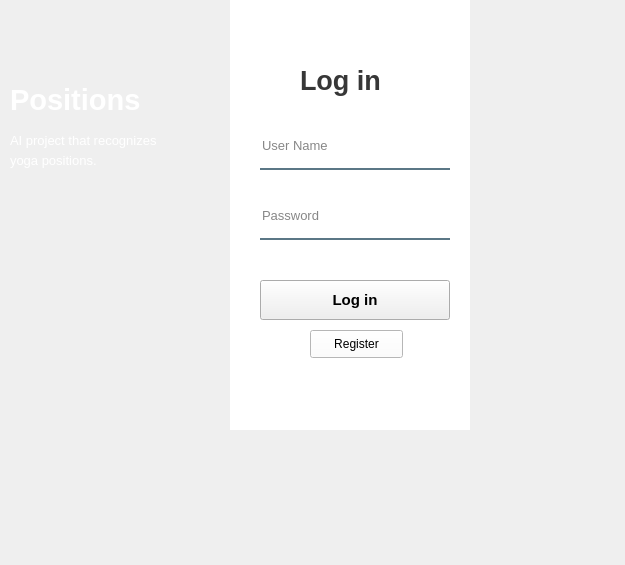
<?xml version="1.0" encoding="UTF-8"?>
<ui version="4.0">
 <class>Form</class>
 <widget class="QWidget" name="Form">
  <property name="geometry">
   <rect>
    <x>0</x>
    <y>0</y>
    <width>625</width>
    <height>565</height>
   </rect>
  </property>
  <property name="windowTitle">
   <string>Form</string>
  </property>
  <widget class="QWidget" name="widget" native="true">
   <property name="geometry">
    <rect>
     <x>0</x>
     <y>0</y>
     <width>471</width>
     <height>431</height>
    </rect>
   </property>
   <property name="styleSheet">
    <string notr="true">QPushButton#pushButton{
background-color: qlineargradient(spread:pad, x1:0, y1:0, x2:1, y2:0, stop:0 rgba(11, 131, 120, 219), stop:1 rgba(85, 98, 112, 226));
color:rgba(255,255,255,210);
border-radius:50px;
}

QPushButton#pushButton:hover{
background-color: qlineargradient(spread:pad, x1:0, y1:0, x2:1, y2:0, stop:0 rgba(150, 123, 111, 219), stop:1 rgba(85, 81,84, 226));
}

QPushButton#pushButton:pressed{
padding-left:5px;
padding-top:5px;
background-color:rgba(150,123,111,255);
}</string>
   </property>
   <widget class="QLabel" name="bgimage">
    <property name="geometry">
     <rect>
      <x>0</x>
      <y>0</y>
      <width>231</width>
      <height>430</height>
     </rect>
    </property>
    <property name="styleSheet">
     <string notr="true">
background-image: url(:/images/A.jpg);
</string>
    </property>
    <property name="text">
     <string/>
    </property>
   </widget>
   <widget class="QLabel" name="label_2">
    <property name="geometry">
     <rect>
      <x>230</x>
      <y>0</y>
      <width>240</width>
      <height>430</height>
     </rect>
    </property>
    <property name="styleSheet">
     <string notr="true">background-color: rgba(255,255,255,255);
</string>
    </property>
    <property name="text">
     <string/>
    </property>
   </widget>
   <widget class="QLabel" name="label_3">
    <property name="geometry">
     <rect>
      <x>300</x>
      <y>60</y>
      <width>100</width>
      <height>40</height>
     </rect>
    </property>
    <property name="font">
     <font>
      <pointsize>20</pointsize>
      <weight>75</weight>
      <bold>true</bold>
     </font>
    </property>
    <property name="styleSheet">
     <string notr="true">color: rgba(0,0,0,200);</string>
    </property>
    <property name="text">
     <string>Log in</string>
    </property>
   </widget>
   <widget class="QLineEdit" name="logUsername">
    <property name="geometry">
     <rect>
      <x>260</x>
      <y>130</y>
      <width>190</width>
      <height>40</height>
     </rect>
    </property>
    <property name="font">
     <font>
      <pointsize>10</pointsize>
     </font>
    </property>
    <property name="styleSheet">
     <string notr="true">background-color: rgba(0,0,0,0);
border:none;
border-bottom: 2px solid rgba(46,82,101,200);
color: rgba(0,0,0,240);
padding-bottom: 7px;
</string>
    </property>
    <property name="placeholderText">
     <string>User Name</string>
    </property>
   </widget>
   <widget class="QLineEdit" name="logPassword">
    <property name="geometry">
     <rect>
      <x>260</x>
      <y>200</y>
      <width>190</width>
      <height>40</height>
     </rect>
    </property>
    <property name="font">
     <font>
      <pointsize>10</pointsize>
     </font>
    </property>
    <property name="styleSheet">
     <string notr="true">background-color: rgba(0,0,0,0);
border:none;
border-bottom: 2px solid rgba(46,82,101,200);
color: rgba(0,0,0,240);
padding-bottom: 7px;
</string>
    </property>
    <property name="echoMode">
     <enum>QLineEdit::Password</enum>
    </property>
    <property name="placeholderText">
     <string>Password</string>
    </property>
   </widget>
   <widget class="QPushButton" name="loginBtn">
    <property name="geometry">
     <rect>
      <x>260</x>
      <y>280</y>
      <width>190</width>
      <height>40</height>
     </rect>
    </property>
    <property name="font">
     <font>
      <pointsize>11</pointsize>
      <weight>75</weight>
      <bold>true</bold>
     </font>
    </property>
    <property name="text">
     <string>Log in</string>
    </property>
   </widget>
   <widget class="QLabel" name="label_6">
    <property name="geometry">
     <rect>
      <x>10</x>
      <y>80</y>
      <width>180</width>
      <height>40</height>
     </rect>
    </property>
    <property name="font">
     <font>
      <pointsize>22</pointsize>
      <weight>75</weight>
      <bold>true</bold>
     </font>
    </property>
    <property name="styleSheet">
     <string notr="true">color: rgba(255,255,255,255);</string>
    </property>
    <property name="text">
     <string>Positions</string>
    </property>
   </widget>
   <widget class="QLabel" name="label_5">
    <property name="geometry">
     <rect>
      <x>10</x>
      <y>130</y>
      <width>200</width>
      <height>21</height>
     </rect>
    </property>
    <property name="font">
     <font>
      <pointsize>10</pointsize>
      <weight>50</weight>
      <bold>false</bold>
     </font>
    </property>
    <property name="styleSheet">
     <string notr="true">color:rgba(255,255,255,255);</string>
    </property>
    <property name="text">
     <string>AI project that recognizes</string>
    </property>
   </widget>
   <widget class="QLabel" name="label_7">
    <property name="geometry">
     <rect>
      <x>10</x>
      <y>150</y>
      <width>200</width>
      <height>21</height>
     </rect>
    </property>
    <property name="font">
     <font>
      <pointsize>10</pointsize>
      <weight>50</weight>
      <bold>false</bold>
     </font>
    </property>
    <property name="styleSheet">
     <string notr="true">color:rgba(255,255,255,255);</string>
    </property>
    <property name="text">
     <string>yoga positions.</string>
    </property>
   </widget>
   <widget class="QPushButton" name="logToSign">
    <property name="geometry">
     <rect>
      <x>310</x>
      <y>330</y>
      <width>93</width>
      <height>28</height>
     </rect>
    </property>
    <property name="styleSheet">
     <string notr="true">background-color: white;
color:black;</string>
    </property>
    <property name="text">
     <string>Register</string>
    </property>
   </widget>
  </widget>
 </widget>
 <resources>
  <include location="images.qrc"/>
 </resources>
 <connections/>
</ui>
